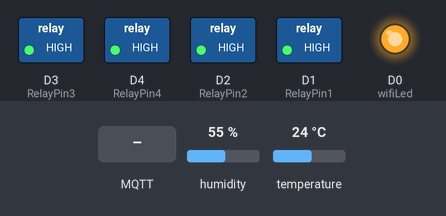
The sketch below on a simulated ESP8266 (NodeMCU). Shown: switched loads named in the sketch (green lamp = pin HIGH), output pins drawn as LEDs (lit = HIGH). Inputs (shaded band) come from the test bench; at power-on: humidity 55 %, temperature 24 °C. WiFi joins after 1.5 s; servers stay silent unless stated; no MQTT or app messages arrive unless stated; what the sketch prints to the serial monitor is not drawn.

Above: at 2.7 s.
2.8 s: MQTT message "0" arrives on the first subscribed topic
At 5.6 s:
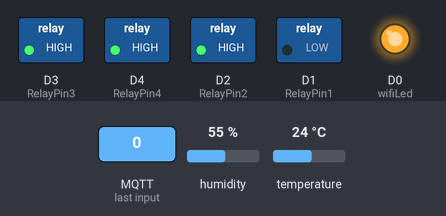
6.1 s: MQTT message "0" arrives on the second subscribed topic
At 7.8 s:
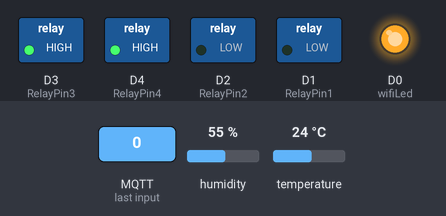
8.1 s: MQTT message "on" arrives on the first subscribed topic
At 9.3 s:
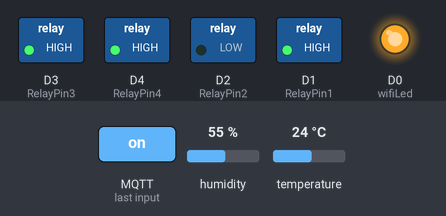
10.1 s: MQTT message "0" arrives on the third subscribed topic
At 11.7 s:
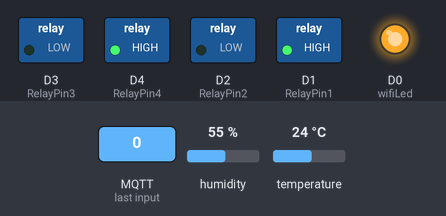
12.1 s: MQTT message "off" arrives on the second subscribed topic
At 13.9 s:
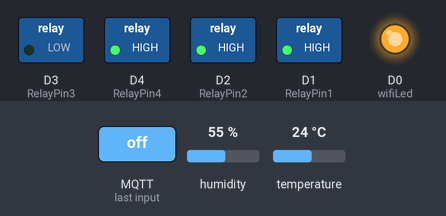
14.2 s: MQTT message "1" arrives on the third subscribed topic
At 15.4 s:
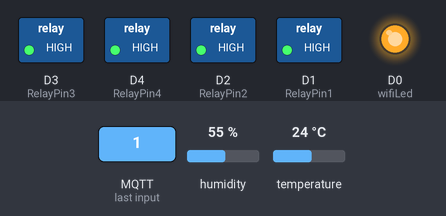
Timing chart, 0 to 17.2 s (numbered marks = the images above; inputs shaded):
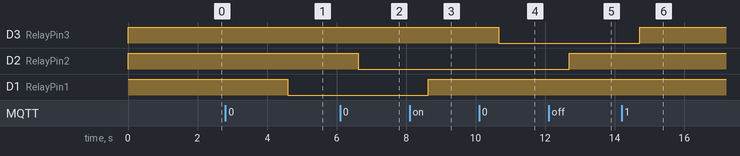

Measured:
- after the input at 2.8 s, D1 (RelayPin1): HIGH → LOW after 1.8 s
- after the input at 6.1 s, D2 (RelayPin2): HIGH → LOW after 0.52 s
- after the input at 8.1 s, D1 (RelayPin1): LOW → HIGH after 0.54 s
- after the input at 10.1 s, D3 (RelayPin3): HIGH → LOW after 0.57 s
- after the input at 12.1 s, D2 (RelayPin2): LOW → HIGH after 0.59 s
- after the input at 14.2 s, D3 (RelayPin3): LOW → HIGH after 0.52 s

The sketch:

master_all.ino
```cpp
#include <ESP8266WiFi.h>
#include <PubSubClient.h>
#include "DHT.h"

//Sensors
#define DHTTYPE DHT11

// Relays
#define RelayPin1 D1  //Module Realy
#define RelayPin2 D2  //Module Realy
#define RelayPin3 D3  //Module Realy
#define RelayPin4 D4  //Module Realy

#define DHTPin1  D5    //Sensor Input
#define DHTPin12 D6    //Sensor Input


//WiFi Status LED
#define wifiLed    D0   //D0

// Update these with values suitable for your network.

const char* ssid = "test123"; //WiFI Name
const char* password = "123123123"; //WiFi Password
const char* mqttServer = "20.20.0.252";
const char* mqttUserName = ""; // MQTT username
const char* mqttPwd = ""; // MQTT password
const char* clientID = "Esptr32"; // client id


DHT dht(DHTPin1, DHTTYPE);

#define sub_Fan1 "Fan1"
#define sub_Fan2 "Fan2"
#define sub_Fan3 "Fan3"
#define sub_Fan4 "swF4"
#define pub_dht11 "tr2/yellow"
#define sub_tr2_green "tr2/green"
#define sub_servo "servo1"


WiFiClient espClient;
PubSubClient client(espClient);

unsigned long lastMsg = 0;
//set msg1
#define MSG_BUFFER_SIZE  (80)
char msg[MSG_BUFFER_SIZE];
//set msg2
#define MSG_BUFFER_SIZE2  (80)
char msg2[MSG_BUFFER_SIZE];
//inisiasi awal nilai variable value
int value = 0;
int value2 = 0;

void setup_wifi() {
 delay(10);
 WiFi.begin(ssid, password);
 while (WiFi.status() != WL_CONNECTED) {
 delay(500);
 Serial.print(".");
 }
 Serial.println("");
 Serial.println("WiFi connected");
 Serial.println("IP address: ");
 Serial.println(WiFi.localIP());
}

void reconnect() {
 while (!client.connected()) {
 if (client.connect(clientID, mqttUserName, mqttPwd)) {
      Serial.println("MQTT connected");
      // ... and resubscribe
      client.subscribe(sub_Fan1);
      client.subscribe(sub_Fan2);
      client.subscribe(sub_Fan3);
      client.subscribe(sub_Fan4);
      client.subscribe(pub_dht11);
      client.subscribe(sub_tr2_green);
      client.subscribe(sub_servo);
    }
    else {
      Serial.print("failed, rc=");
      Serial.print(client.state());
      Serial.println(" try again in 5 seconds");
      // Wait 5 seconds before retrying
      delay(5000);
    }
  }
}

void callback(char* topic, byte* payload, unsigned int length) {
  Serial.print("Message arrived [");
  Serial.print(topic);
  Serial.print("] ");

  //Global Declaration for var catch
  //int OFF = 0;

  if (strstr(topic, sub_Fan1))
  {
    for (int i = 0; i < length; i++) {
      Serial.print((char)payload[i]);
    }
    Serial.println();
    // Switch on the LED if an 1 was received as first character
    if ((char)payload[0] == '0') {
      digitalWrite(RelayPin1, LOW);   // Turn the LED on (Note that LOW is the voltage level
    } else {
      digitalWrite(RelayPin1, HIGH);  // Turn the LED off by making the voltage HIGH
    }
  }

  else if ( strstr(topic, sub_Fan2))
  {
    for (int i = 0; i < length; i++) {
      Serial.print((char)payload[i]);
    }
    Serial.println();
    // Switch on the LED if an 1 was received as first character
    if ((char)payload[0] == '0') {
      digitalWrite(RelayPin2, LOW);   // Turn the LED on (Note that LOW is the voltage level
    } else {
      digitalWrite(RelayPin2, HIGH);  // Turn the LED off by making the voltage HIGH
    }
  }
  else if ( strstr(topic, sub_Fan3))
  {
    for (int i = 0; i < length; i++) {
      Serial.print((char)payload[i]);
    }
    Serial.println();
    // Switch on the LED if an 1 was received as first character
    if ((char)payload[0] == '0') {
      digitalWrite(RelayPin3, LOW);   // Turn the LED on (Note that LOW is the voltage level
    } else {
      digitalWrite(RelayPin3, HIGH);  // Turn the LED off by making the voltage HIGH
    }
  }
  else if (strstr(topic, sub_Fan4))
  {
    for (int i = 0; i < length; i++) {
      Serial.print((char)payload[i]);
    }
    Serial.println();
    // Switch on the LED if an 1 was received as first character
    if ((char)payload[0] == '0') {
      digitalWrite(DHTPin12, LOW);   // Turn the LED on (Note that LOW is the voltage level
    } else {
      digitalWrite(DHTPin12, HIGH);  // Turn the LED off by making the voltage HIGH
    }
  }

  else if ( strstr(topic, sub_servo))
  {
    for (int i = 0; i < length; i++) {
      Serial.print((char)payload[i]);
    }
    Serial.println();
//    // Switch on the LED if an 1 was received as first character
//    if ((char)payload[0] == '0') {
//      digitalWrite(RelayPin4, LOW);   // Turn the LED on (Note that LOW is the voltage level
//    } else {
//      digitalWrite(RelayPin4, HIGH);  // Turn the LED off by making the voltage HIGH
//    }
  }

  else
  {
    Serial.println("unsubscribed topic");
  }
}

void setup() {
  Serial.begin(115200);
  dht.begin();

  pinMode(DHTPin1, INPUT);
  pinMode(RelayPin1, OUTPUT);
  pinMode(RelayPin2, OUTPUT);
  pinMode(RelayPin3, OUTPUT);
  pinMode(DHTPin1, INPUT);
  pinMode(RelayPin4, OUTPUT);

  pinMode(wifiLed, OUTPUT);

  //During Starting all Relays should TURN OFF
  digitalWrite(RelayPin1, HIGH);
  digitalWrite(RelayPin2, HIGH);
  digitalWrite(RelayPin3, HIGH);
  digitalWrite(RelayPin4, HIGH);

  //During Starting WiFi LED should TURN OFF
  digitalWrite(wifiLed, HIGH);

  setup_wifi();
  client.setServer(mqttServer, 1883);
  client.setCallback(callback);
}

void loop() {
  if (!client.connected()) {
    digitalWrite(wifiLed, HIGH);
    reconnect();
  }
  client.loop();

 int h = dht.readHumidity();
// Read temperature as Celsius (the default)
int t = dht.readTemperature();

//send Data sensor
unsigned long now = millis();
  if (now - lastMsg > 2000) {
    lastMsg = now;
    //value berisi data yang di inisiasi
    value = t;
    value2 = h;
    snprintf (msg, MSG_BUFFER_SIZE, "%ld", value);
    snprintf (msg2, MSG_BUFFER_SIZE2, "%ld", value2);
    Serial.print("Publish message: ");
    Serial.println(msg);
    Serial.println(msg2);
    //output topic dan isi topic
    client.publish("temp", msg);
    client.publish("humadity", msg2);
    delay(1000);
  }

Serial.print("Humidity: ");
Serial.print(h);
Serial.println("Temperature: ");
Serial.print(t);
delay(1000);

}
```
